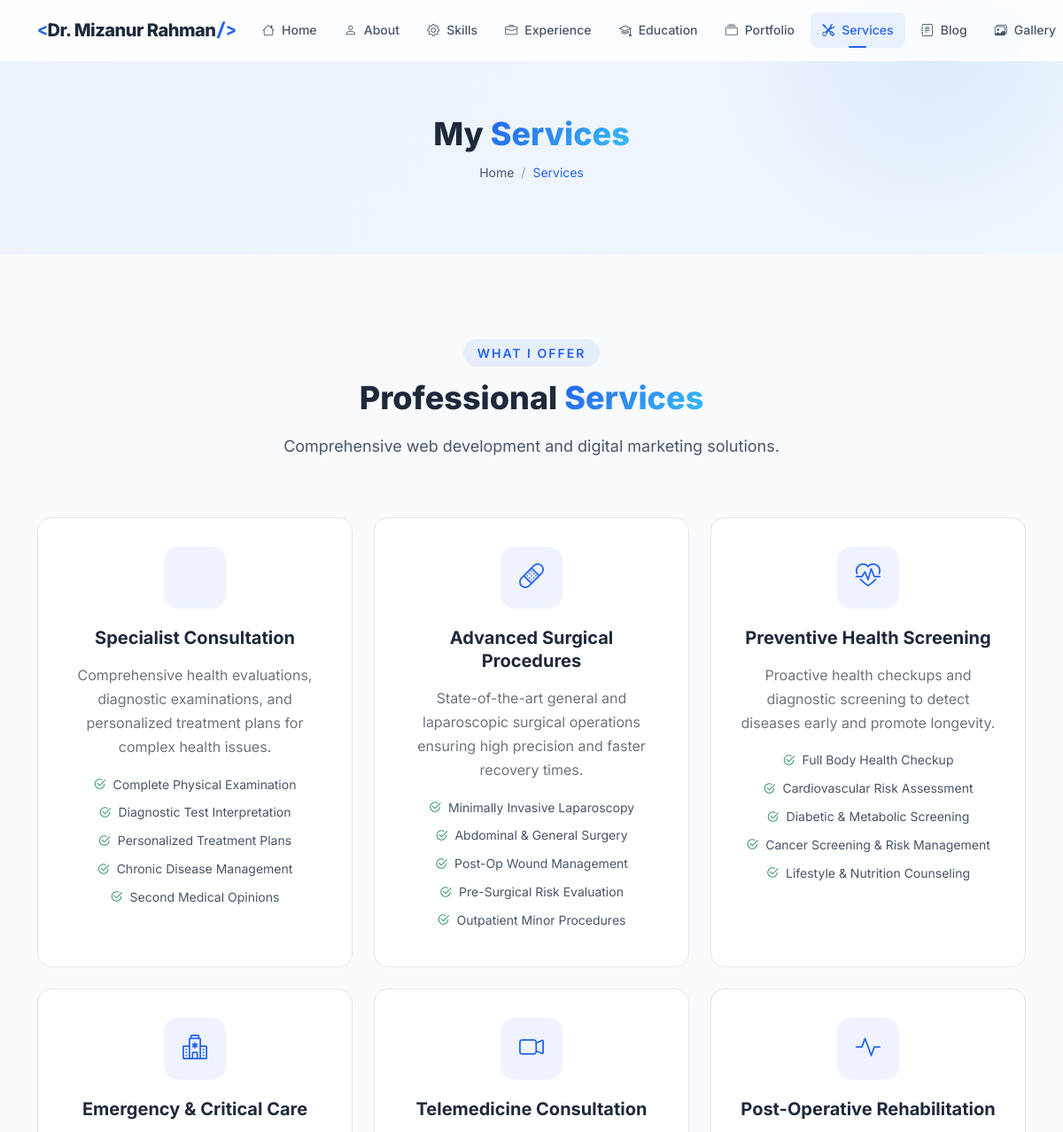
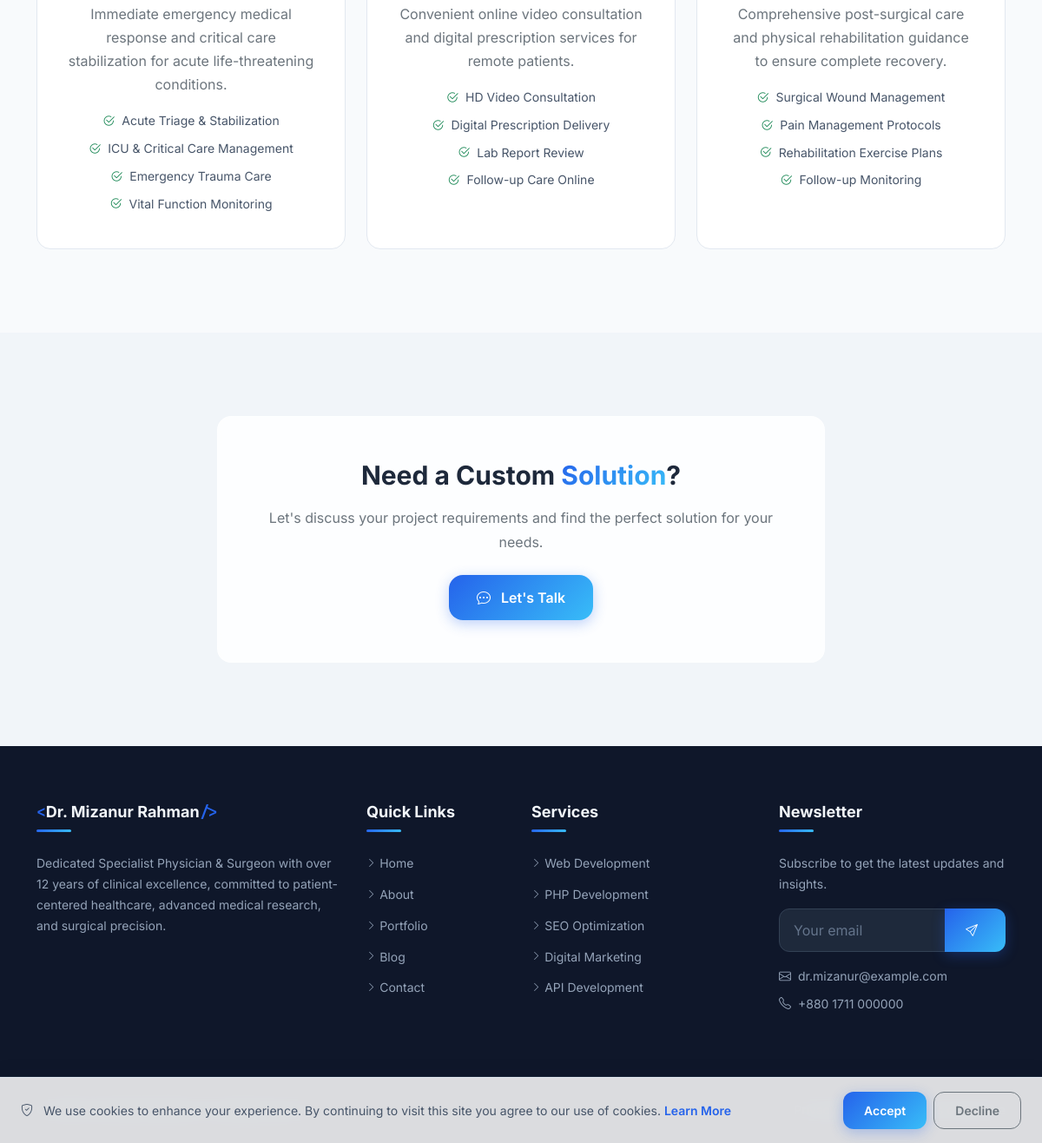
/services, run on the app's committed database (2 pictures, top to bottom).
### tables this page shows
CREATE TABLE IF NOT EXISTS `profile` (
    `id` INT UNSIGNED AUTO_INCREMENT PRIMARY KEY,
    `user_id` INT UNSIGNED NOT NULL,
    `full_name` VARCHAR(150) NOT NULL,
    `profession` VARCHAR(255) DEFAULT NULL,
    `photo` VARCHAR(255) DEFAULT NULL,
    `bio_short` TEXT DEFAULT NULL,
    `bio_full` LONGTEXT DEFAULT NULL,
    `birthday` DATE DEFAULT NULL,
    `nationality` VARCHAR(100) DEFAULT NULL,
    `location` VARCHAR(255) DEFAULT NULL,
    `languages` VARCHAR(500) DEFAULT NULL,
    `email` VARCHAR(255) DEFAULT NULL,
    `phone` VARCHAR(50) DEFAULT NULL,
    `website` VARCHAR(255) DEFAULT NULL,
    `mission` TEXT DEFAULT NULL,
    `vision` TEXT DEFAULT NULL,
    `goals` TEXT DEFAULT NULL,
    `typing_texts` TEXT DEFAULT NULL COMMENT 'JSON array of typing animation texts',
    `stats_experience_years` INT UNSIGNED DEFAULT 0,
    `stats_projects` INT UNSIGNED DEFAULT 0,
    `stats_clients` INT UNSIGNED DEFAULT 0,
    `stats_awards` INT UNSIGNED DEFAULT 0,
    `created_at` DATETIME DEFAULT CURRENT_TIMESTAMP,
    `updated_at` DATETIME DEFAULT CURRENT_TIMESTAMP ON UPDATE CURRENT_TIMESTAMP,
    FOREIGN KEY (`user_id`) REFERENCES `users`(`id`) ON DELETE CASCADE,
    INDEX `idx_user` (`user_id`)
);

CREATE TABLE IF NOT EXISTS `services` (
    `id` INT UNSIGNED AUTO_INCREMENT PRIMARY KEY,
    `title` VARCHAR(200) NOT NULL,
    `description` TEXT DEFAULT NULL,
    `icon` VARCHAR(100) DEFAULT 'bi-heart-pulse',
    `features` TEXT DEFAULT NULL COMMENT 'JSON array of features',
    `sort_order` INT UNSIGNED DEFAULT 0,
    `is_active` TINYINT(1) DEFAULT 1,
    `created_at` DATETIME DEFAULT CURRENT_TIMESTAMP,
    `updated_at` DATETIME DEFAULT CURRENT_TIMESTAMP ON UPDATE CURRENT_TIMESTAMP,
    INDEX `idx_sort` (`sort_order`)
);

### pages/services.php (the view, shortened to what the rows shown need)
<?php
$services = [];
try {
    $services = $db->fetchAll("SELECT * FROM services WHERE is_active = 1 ORDER BY sort_order ASC");
} catch (Exception $e) {}
?>
<section class="page-header">
    <div class="container">
        <h1 class="page-title" data-aos="fade-up">My <span class="gradient-text">Services</span></h1>
    </div>
</section>
<section class="section">
    <div class="container">
        <div class="section-header" data-aos="fade-up">
            <h2 class="section-title">Professional <span class="highlight">Services</span></h2>
        </div>
        <div class="row g-4">
            <?php foreach ($services as $index => $service): ?>
            <div class="col-lg-4 col-md-6" data-aos="fade-up" data-aos-delay="<?php echo ($index % 3) * 100; ?>">
                <div class="service-card">
                    <div class="service-icon">
                        <i class="<?php echo e($service['icon']); ?>"></i>
                    </div>
                    <h5 class="mb-3"><?php echo e($service['title']); ?></h5>
                    <p class="text-secondary mb-3"><?php echo e($service['description']); ?></p>
                    <?php
                    $features = json_decode($service['features'] ?? '[]', true);
                    if (!empty($features)):
                    ?>
                    <ul class="list-unstyled mb-0">
                        <?php foreach ($features as $feature): ?>
                        <li class="mb-2" style="font-size: var(--font-size-sm); color: var(--text-secondary);">
                            <i class="bi bi-check2-circle text-success me-2"></i><?php echo e($feature); ?>
                        </li>
                        <?php endforeach; ?>
                    </ul>
                    <?php endif; ?>
                </div>
            </div>
            <?php endforeach; ?>
        </div>
    </div>
</section>

### templates/header.php (shortened to what the rows shown need)
<?php
$profile = [];
try {
    $profile = $db->fetch("SELECT * FROM profile LIMIT 1") ?? [];
} catch (Exception $e) {
    $profile = [];
}
?>
<!DOCTYPE html>
<html lang="en" data-theme="light">
<head>
    <link rel="stylesheet" href="https://cdn.jsdelivr.net/npm/bootstrap@5.3.3/dist/css/bootstrap.min.css">
    <link rel="stylesheet" href="https://cdn.jsdelivr.net/npm/bootstrap-icons@1.11.3/font/bootstrap-icons.min.css">
    <link rel="stylesheet" href="https://unpkg.com/aos@2.3.1/dist/aos.css">
    <link rel="stylesheet" href="<?php echo asset('css/style.css'); ?>">
</head>
<body>
    <nav class="navbar navbar-expand-lg fixed-top glass-nav" id="mainNav">
        <div class="container">
            <a class="navbar-brand brand-logo" href="<?php echo url('home'); ?>">
                <?php if (!empty(getSetting('site_logo'))): ?>
                    <img src="<?php echo e(uploadUrl(getSetting('site_logo'))); ?>" alt="<?php echo e(SITE_NAME); ?>" height="40">
                <?php else: ?>
                    <span class="brand-text">
                        <span class="brand-accent">&lt;</span><?php echo e($profile['full_name'] ?? 'JD'); ?><span class="brand-accent">/&gt;</span>
                    </span>
                <?php endif; ?>
            </a>
        </div>
    </nav>
    <main id="main-content">

### templates/footer.php (shortened to what the rows shown need)
    </main>
    <footer class="site-footer">
        <div class="footer-top">
            <div class="container">
                <div class="row g-4">
                    <div class="col-lg-4 col-md-6">
                        <div class="footer-widget">
                            <h5 class="footer-title">
                                <span class="brand-accent">&lt;</span><?php echo e($profile['full_name'] ?? SITE_NAME); ?><span class="brand-accent">/&gt;</span>
                            </h5>
                            <p class="footer-desc">
                                <?php echo e(truncate($profile['bio_short'] ?? SITE_DESCRIPTION, 200)); ?>
                            </p>
                        </div>
                    </div>
                    <div class="col-lg-3 col-md-6">
                        <div class="footer-widget">
                            <div class="footer-contact-info mt-3">
                                <?php if (!empty(getSetting('contact_email'))): ?>
                                <p><i class="bi bi-envelope me-2"></i><?php echo e(getSetting('contact_email')); ?></p>
                                <?php endif; ?>
                                <?php if (!empty(getSetting('contact_phone'))): ?>
                                <p><i class="bi bi-telephone me-2"></i><?php echo e(getSetting('contact_phone')); ?></p>
                                <?php endif; ?>
                            </div>
                        </div>
                    </div>
                </div>
            </div>
        </div>
        <div class="footer-bottom">
            <div class="container">
                <div class="row align-items-center">
                    <div class="col-md-6 text-center text-md-start">
                        <p class="mb-0"><?php echo e(getSetting('footer_text', '© ' . date('Y') . ' ' . ($profile['full_name'] ?? SITE_NAME) . '. All rights reserved.')); ?></p>
                    </div>
                </div>
            </div>
        </div>
    </footer>
</body>
</html>

### data on the page
profile: full_name "Dr. Mizanur Rahman", bio_short "Dedicated Specialist Physician & Surgeon with over 12 years of clinical excellence, committed to patient-centered healthcare, advanced medical research, and surgical precision.", email "dr.mizanur@example.com", phone "+880 1711 000000"
services: title "Specialist Consultation", description "Comprehensive health evaluations, diagnostic examinations, and personalized treatment plans for complex health issues.", features "Complete Physical Examination", features "Diagnostic Test Interpretation", features "Personalized Treatment Plans", features "Chronic Disease Management", features "Second Medical Opinions"
services: title "Advanced Surgical Procedures", description "State-of-the-art general and laparoscopic surgical operations ensuring high precision and faster recovery times.", features "Minimally Invasive Laparoscopy", features "Abdominal & General Surgery", features "Post-Op Wound Management", features "Pre-Surgical Risk Evaluation", features "Outpatient Minor Procedures"
services: title "Preventive Health Screening", description "Proactive health checkups and diagnostic screening to detect diseases early and promote longevity.", features "Full Body Health Checkup", features "Cardiovascular Risk Assessment", features "Diabetic & Metabolic Screening", features "Cancer Screening & Risk Management", features "Lifestyle & Nutrition Counseling"
services: title "Emergency & Critical Care", description "Immediate emergency medical response and critical care stabilization for acute life-threatening conditions.", features "Acute Triage & Stabilization", features "ICU & Critical Care Management", features "Emergency Trauma Care", features "Vital Function Monitoring"
services: title "Telemedicine Consultation", description "Convenient online video consultation and digital prescription services for remote patients.", features "HD Video Consultation", features "Digital Prescription Delivery", features "Lab Report Review", features "Follow-up Care Online"
services: title "Post-Operative Rehabilitation", description "Comprehensive post-surgical care and physical rehabilitation guidance to ensure complete recovery.", features "Surgical Wound Management", features "Pain Management Protocols", features "Rehabilitation Exercise Plans", features "Follow-up Monitoring"

### other printed values
$item['label'] "Home"
$item['label'] "About"
$item['label'] "Skills"
$item['label'] "Experience"
$item['label'] "Education"
$item['label'] "Portfolio"
$item['label'] "Services"
$item['label'] "Blog"
$item['label'] "Gallery"
